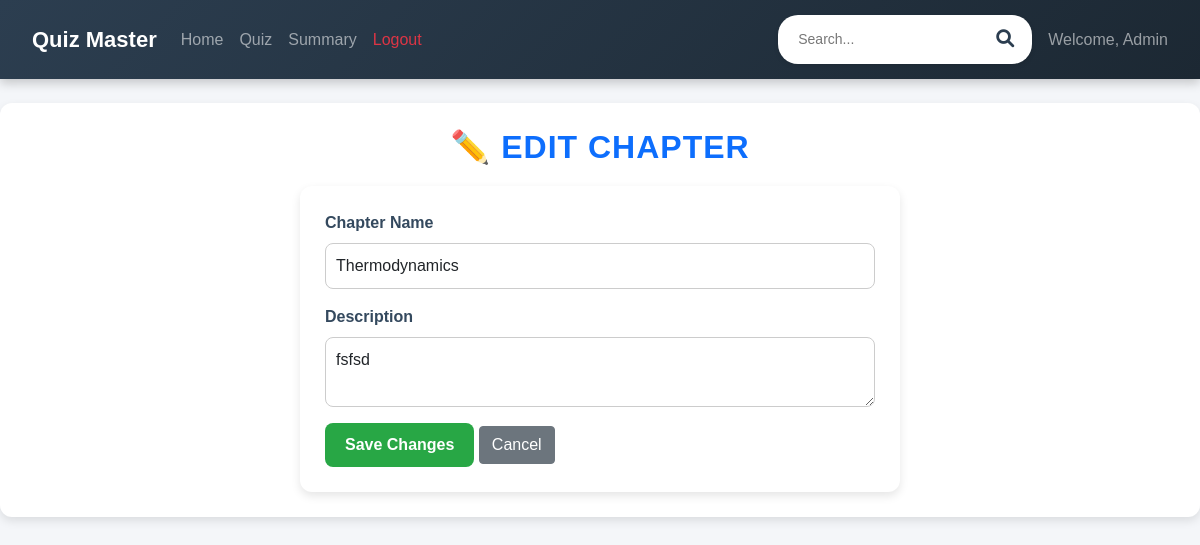
The app's page /admin/edit_chapter/4, older data.
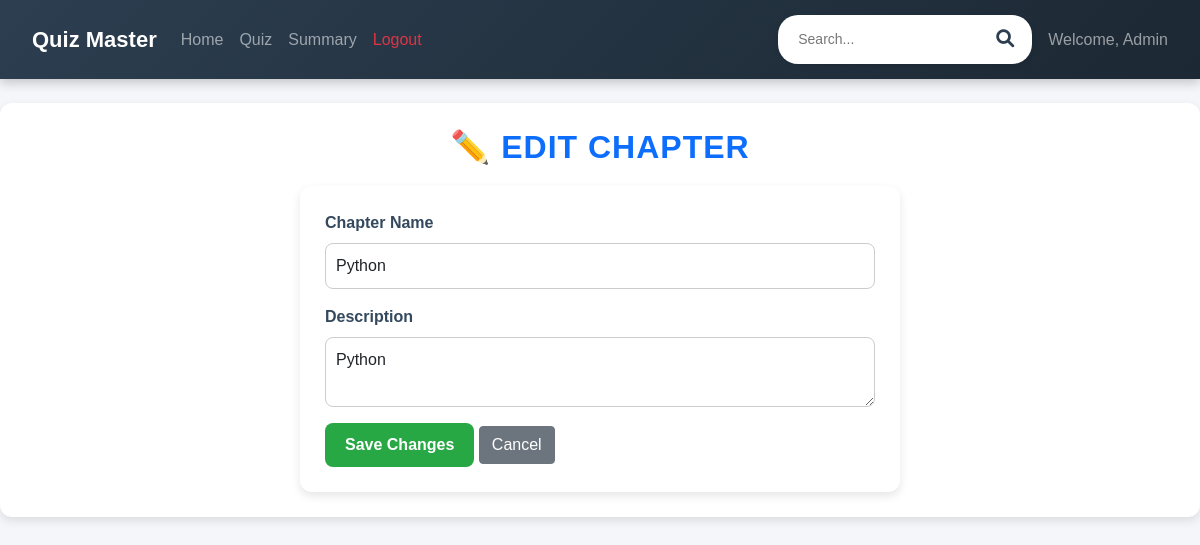
The same page, newer data.
### backend/models.py (models this page shows)
class Chapter(db.Model):
    __tablename__ = 'chapter'
    id = db.Column(db.Integer, primary_key=True)
    name = db.Column(db.String(100), nullable=False)
    description = db.Column(db.Text)
    subject_id = db.Column(db.Integer, db.ForeignKey('subject.id', ondelete="CASCADE"), nullable=False)
    quizzes = db.relationship('Quiz', backref='chapter', lazy='subquery', cascade='all, delete-orphan')

### backend/controllers.py (the view)
@app.route('/admin/edit_chapter/<int:chapter_id>', methods=['GET', 'POST'])
def edit_chapter(chapter_id):
    chapter = Chapter.query.get_or_404(chapter_id)
    if request.method == 'POST':
        chapter.name = request.form['name']
        chapter.description = request.form['description']
        db.session.commit()
        flash('Chapter updated successfully!', 'success')
        return redirect(url_for('admin_dashboard'))  # Redirect back to the dashboard
    return render_template('admin/edit_chapter.html', chapter=chapter)

### templates/admin/edit_chapter.html
{% extends "admin/admin_base.html" %}
{% block content %}
<h2 class="text-center text-primary">✏️ Edit Chapter</h2>
<form method="POST" action="{{ url_for('edit_chapter', chapter_id=chapter.id) }}">
    <div class="mb-3">
        <label class="form-label">Chapter Name</label>
        <input type="text" class="form-control" name="name" value="{{ chapter.name }}" required>
    </div>
    <div class="mb-3">
        <label class="form-label">Description</label>
        <textarea class="form-control" name="description" required>{{ chapter.description }}</textarea>
    </div>
    <button type="submit" class="btn btn-success">Save Changes</button>
    <a href="{{ url_for('admin_dashboard') }}" class="btn btn-secondary">Cancel</a>
</form>
{% endblock %}

Row changes from the older to the newer data that the page shows:
changed Chapter: name "Thermodynamics" → "Python"; description "fsfsd" → "Python"
